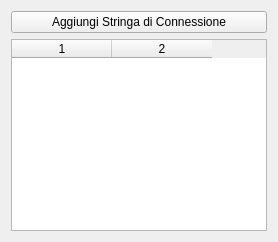
<?xml version="1.0" encoding="UTF-8"?>
<ui version="4.0">
 <class>Configurazione</class>
 <widget class="QWidget" name="Configurazione">
  <layout class="QVBoxLayout" name="verticalLayout_1">
   <item>
    <widget class="QPushButton" name="add_conn_button">
     <property name="text">
      <string>Aggiungi Stringa di Connessione</string>
     </property>
    </widget>
   </item>
   <item>
    <widget class="QTableWidget" name="conn_table">
     <property name="columnCount">
      <number>2</number>
     </property>
     <property name="horizontalHeaderLabels">
      <stringlist>
       <string>Nome Connessione</string>
       <string>Stringa di Connessione</string>
      </stringlist>
     </property>
    </widget>
   </item>
  </layout>
 </widget>
 <resources/>
 <connections/>
</ui>
